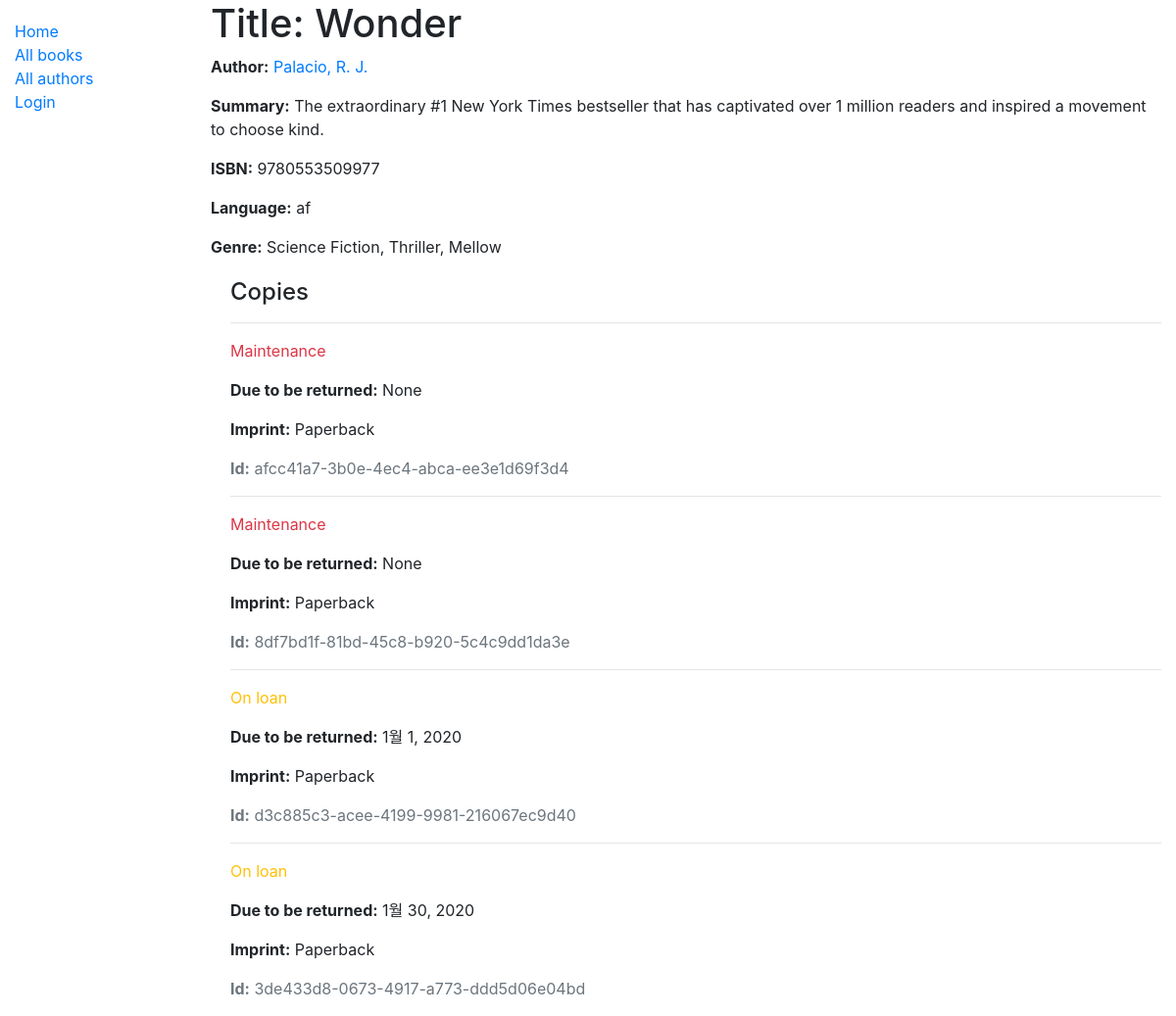
/catalog/book/1, run on the app's committed database.
### catalog/models.py (models this page shows, shortened)
class Book(models.Model):
    title = models.CharField(max_length=200)
    author = models.ForeignKey("Author", on_delete=models.SET_NULL, null=True)
    summary = models.TextField(
        max_length=1000, help_text="Enter a brief description of the book"
    )
    isbn = models.CharField(
        "ISBN",
        max_length=13,
        help_text='13 Character <a href="https://www.isbn-international.org/content/what-isbn">ISBN number</a>',
    )
    value = models.ForeignKey("Price", on_delete=models.SET_NULL, null=True)
    genre = models.ManyToManyField("Genre", help_text="Select a genre for this book")
    def display_genre(self):
        return ', '.join(genre.name for genre in self.genre.all()[:3])
    display_genre.short_description = 'Genre'
    CHOICE_LANGUAGE = (
        ("af", "Afrikaans"),
        ("ar", "Arabic"),
        ("az", "Azeri (Latin)"),
        ("be", "Belarusian"),
        ("bg", "Bulgarian"),
        ("ca", "Catalan"),
        ("cs", "Czech"),
        ("cy", "Welsh"),
        ("da", "Danish"),
        ("de", "German"),
        ("dv", "Divehi"),
        ("el", "Greek"),
        ("en", "English"),
        ("eo", "Esperanto"),
        ("es", "Spanish"),
        ("et", "Estonian"),
        ("eu", "Basque"),
        ("fa", "Farsi"),
        ("fi", "Finnish"),
        ("fo", "Faroese"),
        ("fr", "French"),
        ("gl", "Galician"),
        ("gu", "Gujarati"),
        ("he", "Hebrew"),
        ("hi", "Hindi"),
        ("hr", "Croatian"),
        ("hu", "Hungarian"),
        ("hy", "Armenian"),
        ("id", "Indonesian"),
        ("is", "Icelandic"),
        ("it", "Italian"),
        ("ja", "Japanese"),
        ("ka", "Georgian"),
        ("kk", "Kazakh"),
        ("kn", "Kannada"),
        ("ko", "Korean"),
        ("ky", "Kyrgyz"),
        ("lt", "Lithuanian"),
        ("lv", "Latvian"),
        ("mi", "Maori"),
        ("mk", "FYRO Macedonian"),
        ("mn", "Mongolian"),
        ("mr", "Marathi"),
        ("ms", "Malay"),
        ("mt", "Maltese"),
        ("nb", "Norwegian"),
        ("nl", "Dutch"),
        ("ns", "Northern Sotho"),
        ("pa", "Punjabi"),
        ("pl", "Polish"),
        ("ps", "Pashto"),
        ("pt", "Portuguese"),
        ("qu", "Quechua"),
        ("ro", "Romanian"),
        ("ru", "Russian"),
        ("sa", "Sanskrit"),
        ("se", "Sami (Northern)"),
        ("sk", "Slovak"),
        ("sl", "Slovenian"),
        ("sq", "Albanian"),
        ("sv", "Swedish"),
        ("sw", "Swahili"),
        ("ta", "Tamil"),
        ("te", "Telugu"),
        ("th", "Thai"),
        ("tl", "Tagalog"),
        ("tn", "Tswana"),
        ("tr", "Turkish"),
        ("tt", "Tatar"),
        ("ts", "Tsonga"),
        ("uk", "Ukrainian"),
        ("ur", "Urdu"),
        ("uz", "Uzbek (Latin)"),
        ("vi", "Vietnamese"),
        ("xh", "Xhosa"),
        ("zh", "Chinese"),
        ("zu", "Zulu"),
    )
    language = models.CharField(
        max_length=2,
        choices=CHOICE_LANGUAGE,
        blank=True,
        default="ko",
        help_text="Book Language",
    )

class Author(models.Model):
    first_name = models.CharField(max_length=100)
    last_name = models.CharField(max_length=100)
    date_of_birth = models.DateField(null=True, blank=True)
    date_of_death = models.DateField("Died", null=True, blank=True)
    class Meta:
        ordering = ["last_name", "first_name"]
    def get_absolute_url(self):
        return reverse("author-detail", args=[str(self.id)])
    def __str__(self):
        return f"{self.last_name}, {self.first_name}"

class Genre(models.Model):
    name = models.CharField(
        max_length=200, help_text="Enter a book genre (e.g. Science Fiction)"
    )
    def __str__(self):
        return self.name

class BookInstance(models.Model):
    id = models.UUIDField(
        primary_key=True,
        default=uuid.uuid4,
        help_text="Unique ID for this particular book across whole library",
    )
    book = models.ForeignKey("Book", on_delete=models.SET_NULL, null=True)
    imprint = models.CharField(max_length=200)
    due_back = models.DateField(null=True, blank=True)
    borrower = models.ForeignKey(User, on_delete=models.SET_NULL, null=True, blank=True)
    LOAN_STATUS = (
        ("m", "Maintenance"),
        ("o", "On loan"),
        ("a", "Available"),
        ("r", "Reserved"),
    )
    status = models.CharField(
        max_length=1,
        choices=LOAN_STATUS,
        blank=True,
        default="m",
        help_text="Book availability",
    )
    class Meta:
        ordering = ["due_back"]

### catalog/views.py (the view)
# urls.py: path('book/<int:pk>', views.BookDetailView.as_view(), name='book-detail'),
class BookDetailView(generic.DetailView):
    model = Book

### catalog/templates/catalog/book_detail.html (shortened to what this page needs)
{% extends "base_generic.html" %}
{% block content %}
  <h1>Title: {{ book.title }}</h1>
  <p><strong>Author:</strong> <a href="{{ book.author.get_absolute_url }}">{{ book.author }}</a></p>
  <p><strong>Summary:</strong> {{ book.summary }}</p>
  <p><strong>ISBN:</strong> {{ book.isbn }}</p>
  <p><strong>Language:</strong> {{ book.language }}</p>
  <p><strong>Genre:</strong> {% for genre in book.genre.all %}{{ genre }}{% if not forloop.last %}, {% endif %}{% endfor %}</p>
  <div style="margin-left:20px;margin-top:20px">
    <h4>Copies</h4>
    {% for copy in book.bookinstance_set.all %}
      <hr>
      <p class="{% if copy.status == 'a' %}text-success{% elif copy.status == 'm' %}text-danger{% else %}text-warning{% endif %}">{{ copy.get_status_display }}</p>
      {% if copy.status != 'a' %}
        <p>
          <strong>Due to be returned:</strong>
          {{copy.due_back}}
        </p>
      {% endif %}
      <p>
        <strong>Imprint:</strong>
        {{copy.imprint}}
      </p>
      <p class="text-muted"><strong>Id:</strong> {{copy.id}}</p>
    {% endfor %}
  </div>
{% endblock %}

### data on the page
Book: title "Wonder", author "Palacio, R. J.", summary "The extraordinary #1 New York Times bestseller that has captivated over 1 million readers and inspired a movement to choose kind.", isbn "9780553509977", language "af"
Genre: name "Science Fiction"
Genre: name "Thriller"
Genre: name "Mellow"
BookInstance: status "Maintenance", due_back "None", imprint "Paperback", id "afcc41a7-3b0e-4ec4-abca-ee3e1d69f3d4"
BookInstance: status "Maintenance", due_back "None", imprint "Paperback", id "8df7bd1f-81bd-45c8-b920-5c4c9dd1da3e"
BookInstance: status "On loan", due_back "1월 1, 2020", imprint "Paperback", id "d3c885c3-acee-4199-9981-216067ec9d40"
BookInstance: status "On loan", due_back "1월 30, 2020", imprint "Paperback", id "3de433d8-0673-4917-a773-ddd5d06e04bd"
